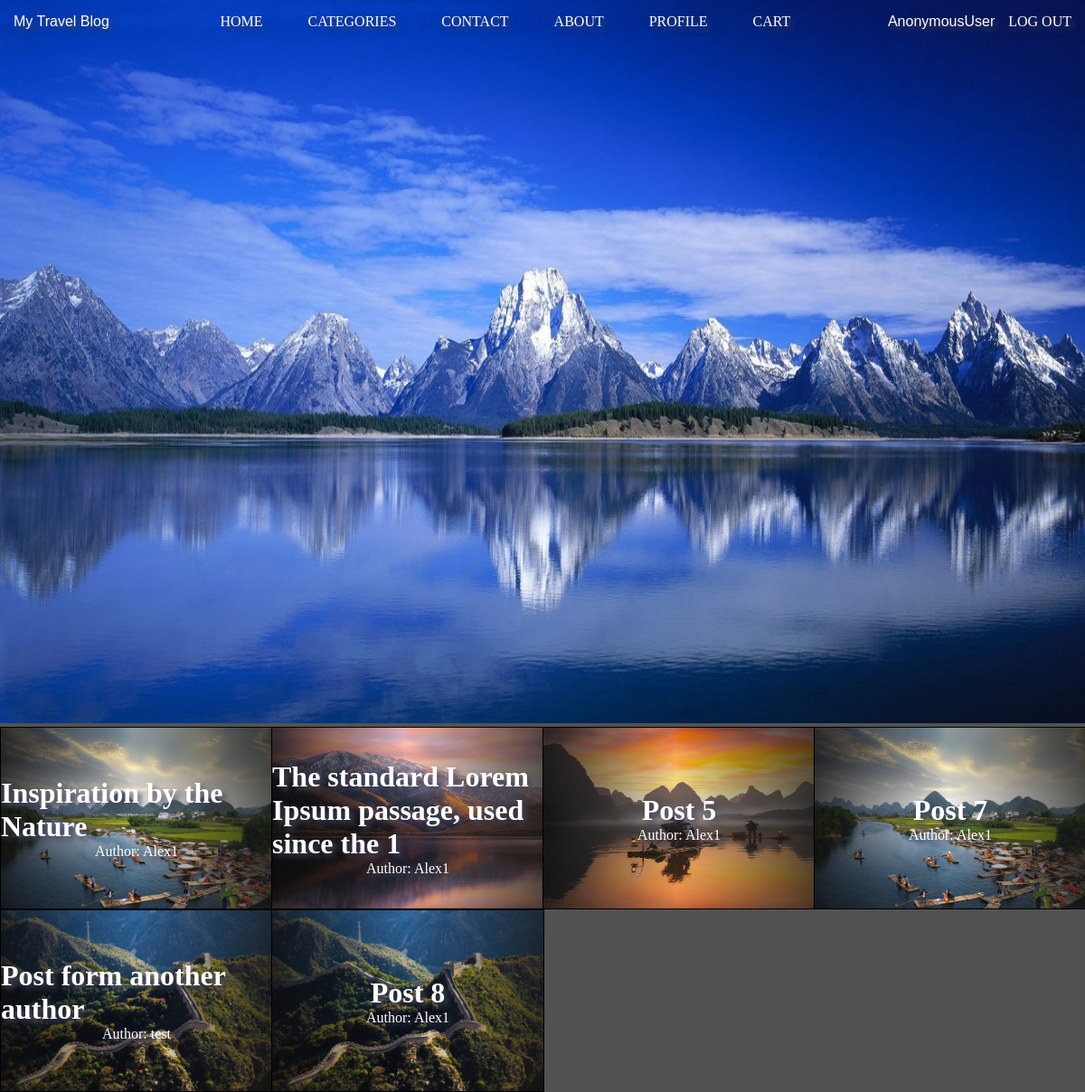
The app's page /posts/posts_by_category/1/ with its own data.
### posts/models.py (models this page shows, shortened)
class Category(models.Model):
    name = models.CharField(
        null=True,
        max_length=50
    )
    slug = models.SlugField(
        null=True,
    )
    snippet = models.TextField(
        null=True,
        max_length=200,
    )
    image = models.ImageField(
        null=True,
        upload_to=('categories/%Y/%m/%d')
    )
    image_header = models.ImageField(
        null=True,
        upload_to=('categories/%Y/%m/%d')
    )

class Post(models.Model):
    title = models.CharField(
        null=True,
        max_length=50
    )
    slug = models.SlugField(
        null=True,
    )
    body = models.TextField(
        null=True,
    )
    snippet = models.TextField(
        null=True,
        max_length=200,
    )
    image = models.ImageField(
        null=True,
        upload_to='post_images/%Y/%m/%d'
    )
    category = models.ForeignKey(
        Category,
        on_delete=models.CASCADE,
        null=True,
    )
    author = models.ForeignKey(
        BlogUser,
        on_delete=models.CASCADE,
        null=True,
    )
    views = models.IntegerField(
        default=0,
    )
    likes = models.ManyToManyField(
        BlogUser,
        default=0,
        related_name='likes',
    )
    def get_absolute_url(self):
        return reverse(
            'post_view',
            kwargs={
                'pk': self.id,
                'cpk': self.category.id,
                'apk': self.author.id,
            }
        )

### users/models.py (models this page shows, shortened)
class BlogUser(AbstractUser):
    photo = models.ImageField(
        null=True,
        upload_to='photo/%Y/%m/%d'
    )
    is_admin = models.BooleanField(
        default=False,
    )
    is_director = models.BooleanField(
        default=False,
    )
    REQUIRED_FIELDS = ['email']

### posts/views.py (the view)
# urls.py: path('posts_by_category/<pk>/', PostsByCategory.as_view(), name='posts_by_category'),
class PostsByCategory(ListView):
    model = Post
    context_object_name = 'posts'
    template_name = 'posts_by_category.html'
    def get_context_data(self, **kwargs):
        context = {
            'posts': Post.objects.filter(category__id=self.kwargs['pk']),
            'categories': Category.objects.filter(id=self.kwargs['pk']),
        }
        return context

### posts/templates/posts_by_category.html (shortened to what this page needs)
{% extends 'base.html' %}
{% load static %}
    {% block content %}
    {% for cat in categories %}
    <div class="top-img">
        <img src="{{ cat.image_header.url }}" alt="">
        <div class="header-txt">
            <h3>{{ cat.name }}</h3>
            <p>{{ cat.snippet }}</p>
        </div>
    </div>
    {% endfor %}
    <div class="post-by-category-container">
        {% for post in posts %}
        <a href="{{ post.get_absolute_url }}">
            <div class="post-container">
            {% if post.image %}
            <img src="{{ post.image.url }}" alt="">
            {% endif %}
            <div class="inside-grid">
                <h1>{{ post.title }}</h1>
                <p>Author: {{ post.author.username }}</p>
            </div>
        </div>
        </a>
        {% endfor %}
    </div>
    {% endblock %}

### static/css/base.css (style rules this page uses)
* { margin: 0; padding: 0; }
body { background-color: #525252; }
.top-img img { width: 100%; height: 100vh; }
.top-img .header-txt { display: flex; flex-direction: column; justify-content: center; align-items: center; position: absolute; top: 70%; width: 60%; margin-left: 20%; color: white; font-family: 'Franklin Gothic Medium', 'Arial Narrow', Arial, sans-serif; font-size: 25px; text-shadow: 4px 4px 6px rgba(66, 68, 90, 1); }
.top-img .header-txt h3 { font-family: 'Franklin Gothic Medium', 'Arial Narrow', Arial, sans-serif; font-size: 50px; text-shadow: 4px 4px 6px rgba(66, 68, 90, 1); }
.post-by-category-container { display: grid; grid-template-columns: repeat(auto-fill, minmax(200px, 25%)); }
.post-container { border: 1px solid black; width: 100%; height: 200px; position: relative; transition: transform; transition-duration: 1.5s; cursor: pointer; }
.post-container img { position: absolute; width: 100%; height: 200px; }
.post-container .inside-grid { width: 100%; height: 200px; position: absolute; display: flex; flex-direction: column; align-items: center; justify-content: center; color: white; background: linear-gradient(90deg, rgba(16,16,17,0.8018557764902836) 0%, rgba(175,175,186,0.06235997817095584) 49%, rgba(27,27,27,0.7458333675266982) 100%); }

### static/css/header.css (style rules this page uses)
* { text-shadow: 4px 4px 6px rgba(66, 68, 90, 1); margin: 0; padding: 0; }
a { text-decoration: none; font-family: 'Franklin Gothic Medium'; color: white; text-shadow: 4px 4px 6px rgba(66, 68, 90, 1); }

### records on screen
Category: image_header (picture)
Post: image (picture), title "Inspiration by the Nature", author.username "Alex1"
Post: image (picture), title "The standard Lorem Ipsum passage, used since the 1", author.username "Alex1"
Post: image (picture), title "Post 5", author.username "Alex1"
Post: image (picture), title "Post 7", author.username "Alex1"
Post: image (picture), title "Post form another author", author.username "test"
Post: image (picture), title "Post 8", author.username "Alex1"

### other values on screen
{{ request.user }} "AnonymousUser"
